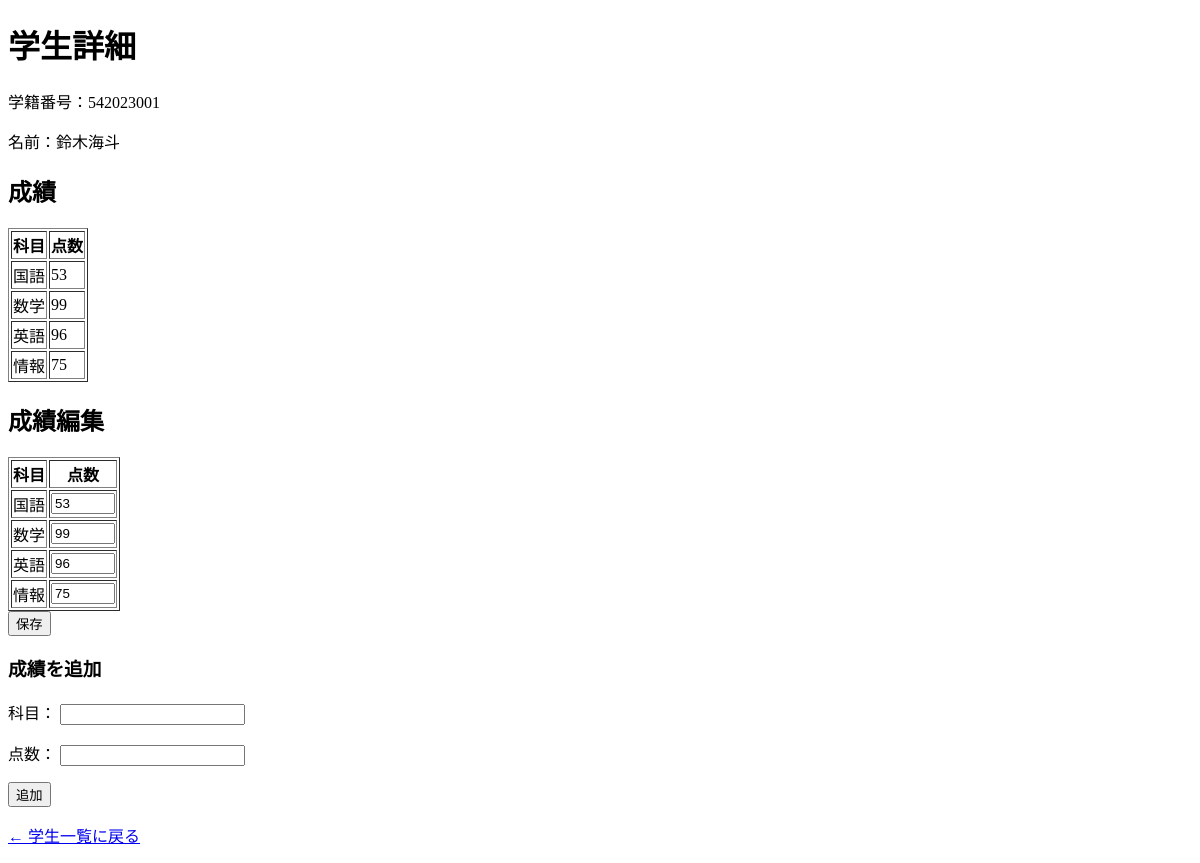
The page /students/542023001 on the database as committed earlier.
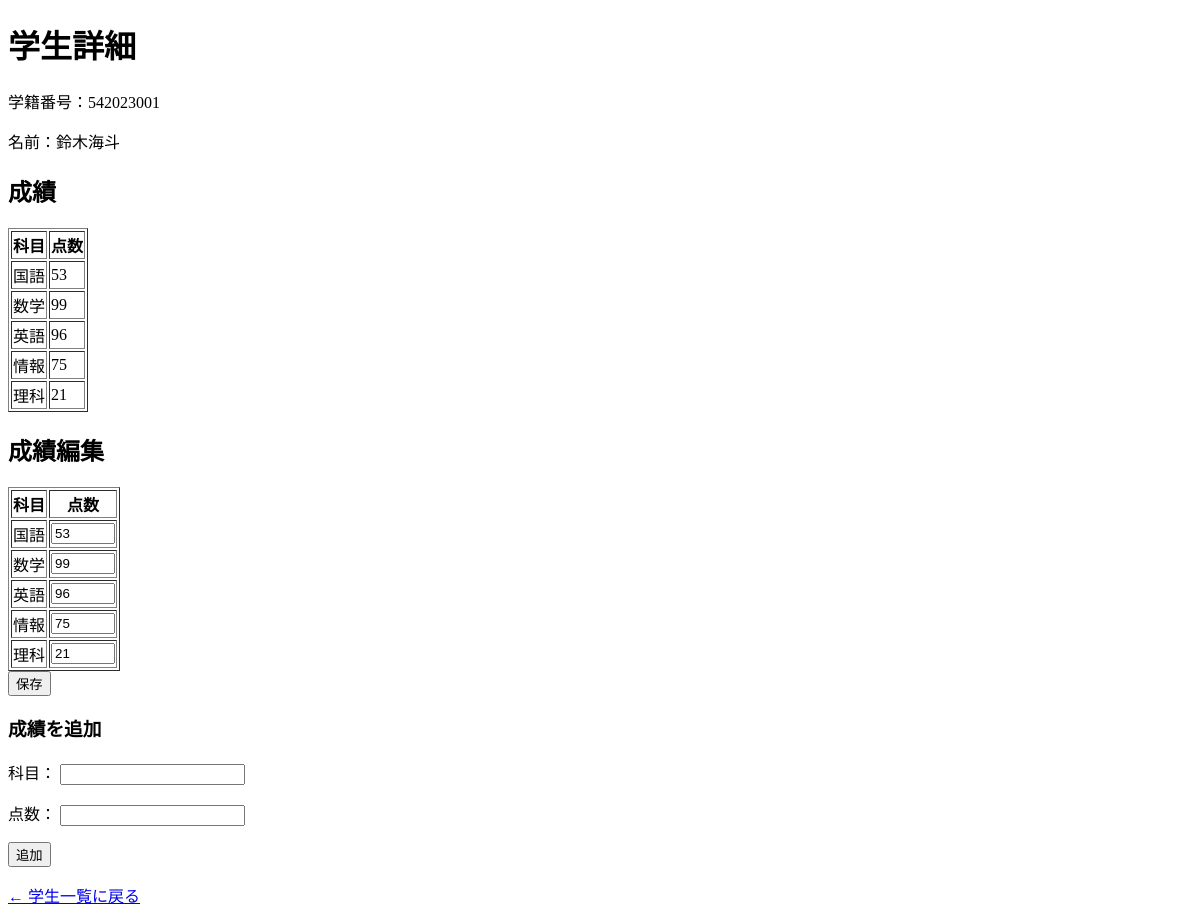
The same page on the database as committed later.
### tables this page shows
CREATE TABLE students (
    student_id TEXT PRIMARY KEY,
    name TEXT NOT NULL,
    department TEXT NOT NULL,
    grade INTEGER NOT NULL,
    year INTEGER NOT NULL
);

CREATE TABLE scores (
    id INTEGER PRIMARY KEY AUTOINCREMENT,
    student_id TEXT NOT NULL,
    subject TEXT NOT NULL,
    score INTEGER NOT NULL,
    FOREIGN KEY (student_id) REFERENCES students(student_id)
);

### app.py (the view)
@app.route("/students/<student_id>")
def student_detail(student_id):
    cur = get_db().cursor()
    cur.execute(
        "SELECT student_id, name, department FROM students WHERE student_id = ?",
        (student_id,)
    )
    student = cur.fetchone()
    cur.execute(
        "SELECT subject, score FROM scores WHERE student_id = ?",
        (student_id,)
    )
    scores = cur.fetchall()
    return render_template(
        "student_detail.html",
        student=student,
        scores=scores
    )

### app.py (called while the page is built)
def get_db():
    db = getattr(g, "_database", None)
    if db is None:
        db = g._database = sqlite3.connect(DATABASE)
    return db

@app.teardown_appcontext
def close_connection(exception):
    db = getattr(g, "_database", None)
    if db is not None:
        db.close()

### templates/student_detail.html (shortened to what this page needs)
<!DOCTYPE html>
<html>
<head>
</head>
<body>
    <h1>学生詳細</h1>
    <p>学籍番号：{{ student[0] }}</p>
    <p>名前：{{ student[1] }}</p>
    <h2>成績</h2>
    <table border="1">
        <tr>
            <th>科目</th>
            <th>点数</th>
        </tr>
        {% for s in scores %}
        <tr>
            <td>{{ s[0] }}</td>
            <td>{{ s[1] }}</td>
        </tr>
        {% endfor %}
    </table>
    <h2>成績編集</h2>
    <form method="post" action="/students/{{ student[0] }}/edit">
        <table border="1">
            <tr>
                <th>科目</th>
                <th>点数</th>
            </tr>
            {% for s in scores %}
            <tr>
                <td>{{ s[0] }}</td>
                <td>
                    <input
                        type="number"
                        name="{{ s[0] }}"
                        value="{{ s[1] }}"
                        min="0"
                        max="100"
                    >
                </td>
            </tr>
            {% endfor %}
        </table>
        <button type="submit">保存</button>
    </form>
    <h3>成績を追加</h3>
    <form method="post" action="/students/{{ student[0] }}/add_score">
        <p>
            科目：
            <input type="text" name="subject" required>
        </p>
        <p>
            点数：
            <input type="number" name="score" required>
        </p>
        <button type="submit">追加</button>
    </form>
    <p><a href="/students">← 学生一覧に戻る</a></p>
</body>
</html>

Rows that differ between the two databases and show on the page:
added scores: subject "理科", score "21"
